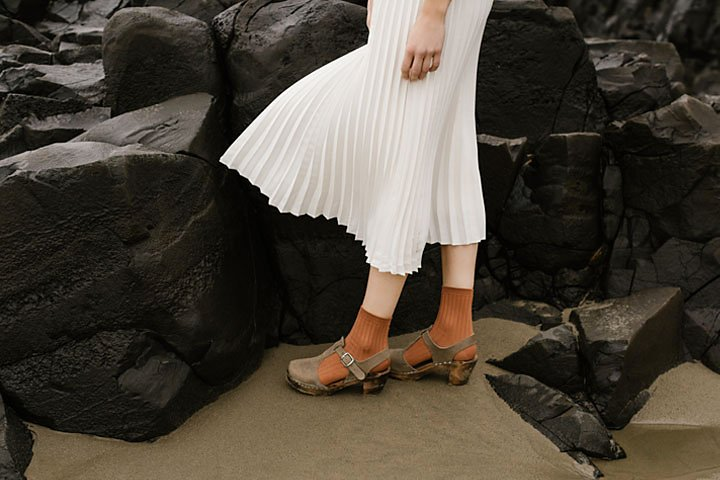
#> input picture images/highlights_and_shadows.jpg, 720 x 480 px, found by its file name
$ jupyter execute Question_02.ipynb
#> lines starting #> are read from the running program, lines starting #| are printed output that depends on the picture
<a href="https://colab.research.google.com/github/GeemaInduruwage/computer-vision-assignment-1/blob/main/Question_02.ipynb" target="_parent"></a>

# **Question 02**

This section addresses Question 02, which involves processing the `highlights_and_shadows.jpg` image.

#### (a) Apply gamma correction to the L plane in the L*a*b* color space and state the $\gamma$ value.

[cell 1]
from google.colab import files

print("Please select 'highlights_and_shadows.jpg' to upload.")
uploaded = files.upload()
#> the answer given: highlights_and_shadows.jpg

for filename in uploaded.keys():
  print(f'User uploaded file "{filename}" with length {len(uploaded[filename])} bytes')

# [5 lines of commented-out code are left out]

[cell 2]
import numpy as np
from PIL import Image
import matplotlib.pyplot as plt
from skimage import color

# Load the image
image_path_q2 = '/content/highlights_and_shadows.jpg'
original_image_rgb = Image.open(image_path_q2).convert('RGB')
#> original_image_rgb is the input picture: PIL image 720x480 RGB; mean R, G, B 75.7, 68.6, 58.1
original_image_np_rgb = np.array(original_image_rgb) / 255.0 # Normalize to [0, 1]

# Convert RGB to L*a*b*
image_lab = color.rgb2lab(original_image_np_rgb)
#> image_lab: shape (480, 720, 3) float64; mean of channels 0, 1, 2 27.9, 1.1, 7

# Extract the L plane (lightness)
l_plane = image_lab[:, :, 0]
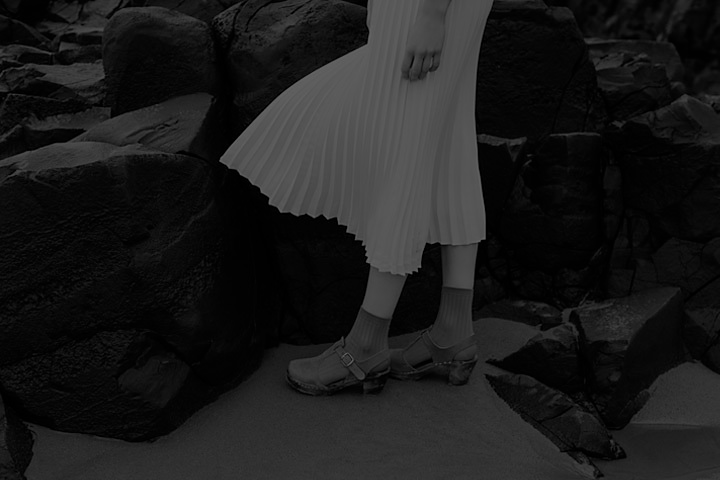
#> l_plane: shape (480, 720) float64; min 0, max 100, mean 27.9

# Display the original RGB image and the extracted L plane
fig, axes = plt.subplots(1, 2, figsize=(12, 6))

axes[0].imshow(original_image_np_rgb)
axes[0].set_title('Original RGB Image')
axes[0].axis('off')

axes[1].imshow(l_plane, cmap='gray')
axes[1].set_title('Original L Plane (L*a*b* color space)')
axes[1].axis('off')

plt.tight_layout()
plt.show()
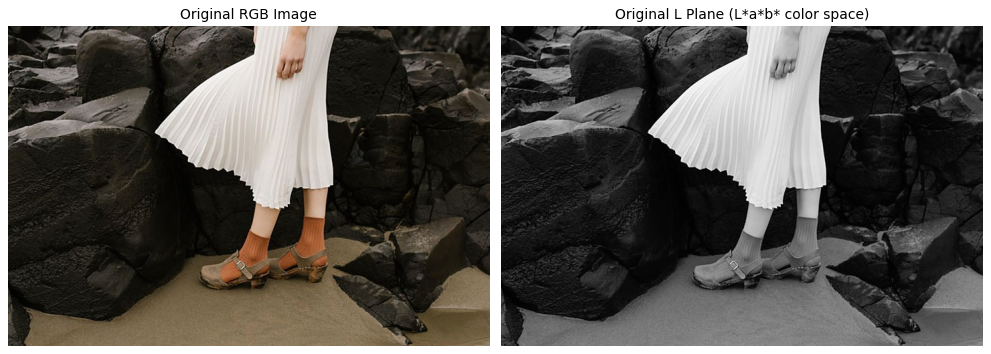
#> figure drawn by matplotlib, 2 panels

Applying gamma correction with a $\gamma$ value of **0.5** to the L plane will make the image brighter, enhancing details in the darker areas. This value is chosen to likely improve visibility in shadowed regions of the `highlights_and_shadows.jpg` image.

[cell 3]
# Define the gamma value
gamma_value = 0.5

# Apply gamma correction to the L plane
# First, normalize L plane to [0, 1] if not already (skimage rgb2lab outputs L in [0, 100])
l_plane_normalized = l_plane / 100.0
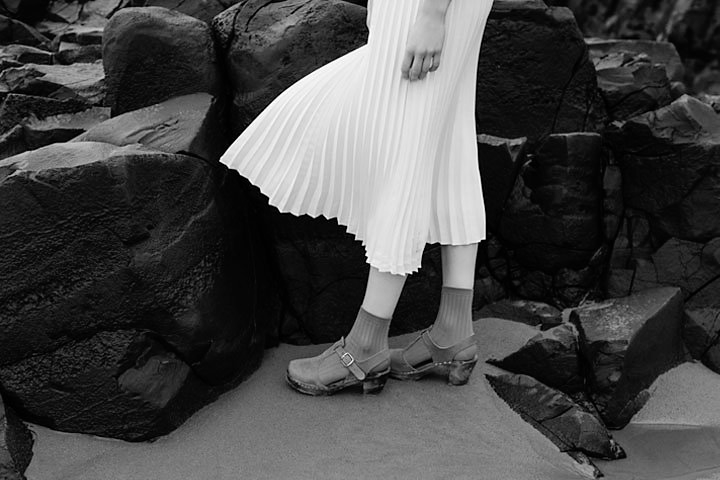
#> l_plane_normalized: shape (480, 720) float64; min 0, max 1, mean 0.279
gamma_corrected_l_plane_normalized = np.power(l_plane_normalized, gamma_value)
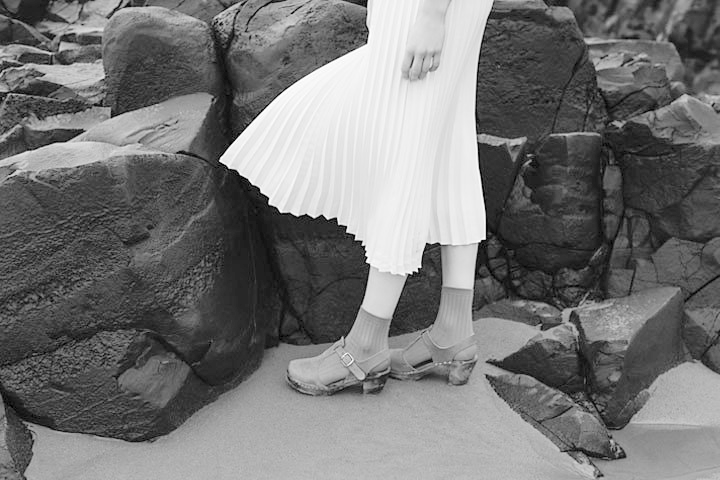
#> gamma_corrected_l_plane_normalized: shape (480, 720) float64; min 0, max 1, mean 0.462

# Scale back to [0, 100] for L*a*b* color space
gamma_corrected_l_plane = gamma_corrected_l_plane_normalized * 100.0
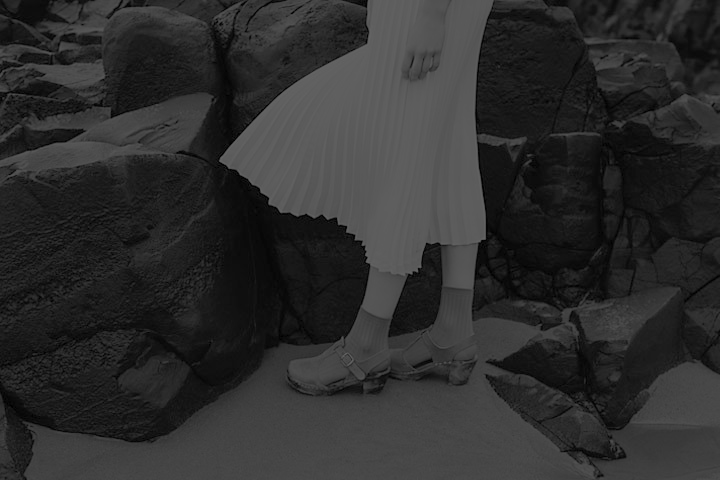
#> gamma_corrected_l_plane: shape (480, 720) float64; min 0, max 100, mean 46.2

# Recombine the corrected L plane with the original a and b planes
corrected_image_lab = np.copy(image_lab)
corrected_image_lab[:, :, 0] = gamma_corrected_l_plane
#> corrected_image_lab: shape (480, 720, 3) float64; mean of channels 0, 1, 2 46.2, 1.1, 7

# Convert back to RGB for display
corrected_image_rgb = color.lab2rgb(corrected_image_lab)
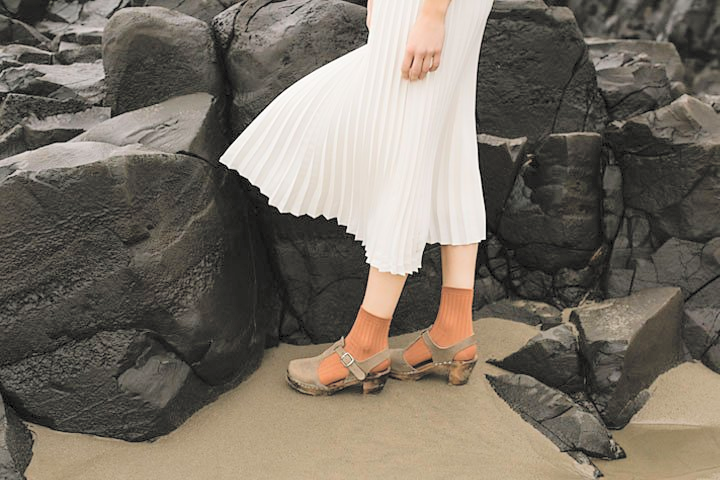
#> corrected_image_rgb: shape (480, 720, 3) float64; mean R, G, B 0.468, 0.437, 0.395

# Display the original and gamma-corrected images
fig, axes = plt.subplots(1, 2, figsize=(12, 6))

axes[0].imshow(original_image_np_rgb)
axes[0].set_title('Original RGB Image')
axes[0].axis('off')

axes[1].imshow(corrected_image_rgb)
axes[1].set_title(r'Gamma Corrected RGB Image ($\gamma={}$)' .format(gamma_value))
axes[1].axis('off')

plt.tight_layout()
plt.show()

#### (b) Show the histograms of the original and corrected images.

[cell 4]
# Plot histograms of the original and gamma-corrected L planes
plt.figure(figsize=(12, 5))

plt.subplot(1, 2, 1)
plt.hist(l_plane.flatten(), bins=256, range=(0, 100), color='gray', alpha=0.7)
plt.title('Histogram of Original L Plane')
plt.xlabel('L Value')
plt.ylabel('Frequency')
plt.grid(axis='y', alpha=0.75)

plt.subplot(1, 2, 2)
plt.hist(gamma_corrected_l_plane.flatten(), bins=256, range=(0, 100), color='blue', alpha=0.7)
plt.title(r'Histogram of Gamma Corrected L Plane ($\gamma={}$)' .format(gamma_value))
plt.xlabel('L Value')
plt.ylabel('Frequency')
plt.grid(axis='y', alpha=0.75)

plt.tight_layout()
plt.show()
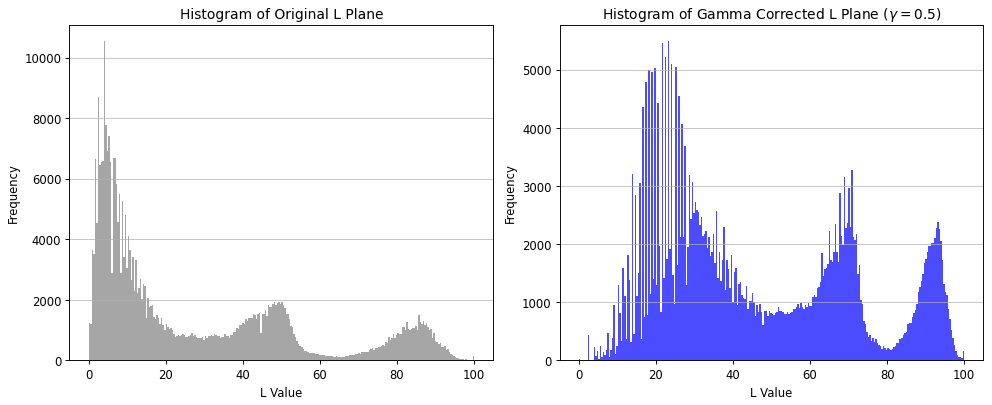
#> figure drawn by matplotlib, 2 panels; panel 1: tallest bar 10549 high, from x = 3.91 to 4.3; panel 2: tallest bar 5494 high, from x = 23.05 to 23.44

$ run again, with images/daisy.jpg copied over images/highlights_and_shadows.jpg
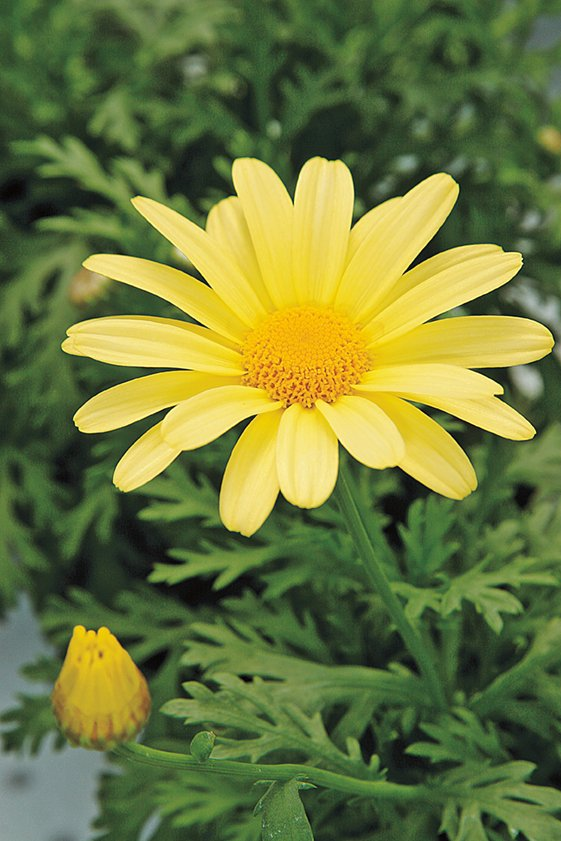
#> input picture images/daisy.jpg, 561 x 841 px, found by its file name
#> original_image_rgb is the input picture: PIL image 561x841 RGB; mean R, G, B 108.5, 120.3, 60.7
#> image_lab: shape (841, 561, 3) float64; mean of channels 0, 1, 2 47.5, -13.5, 29.2
#> corrected_image_lab: shape (841, 561, 3) float64; mean of channels 0, 1, 2 66.6, -13.5, 29.2
#> `corrected_image_rgb = color.lab2rgb(corrected_image_lab)`:
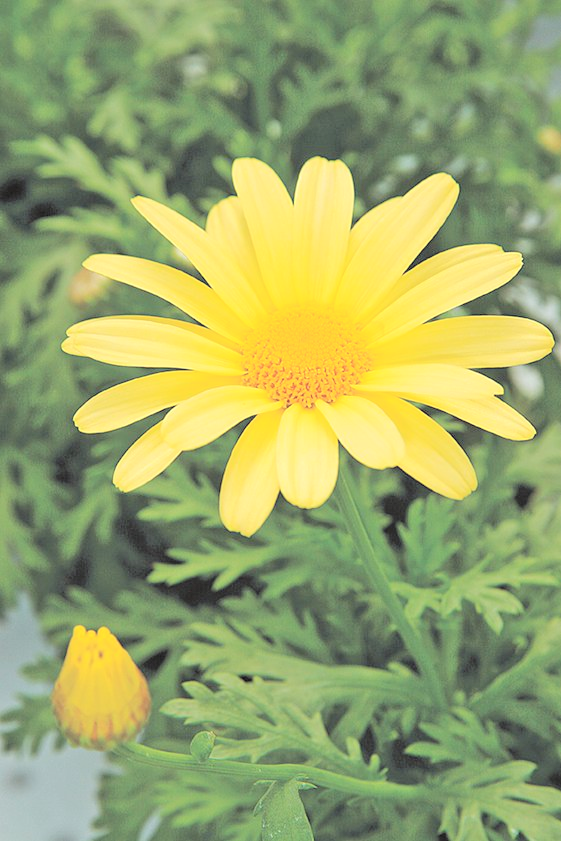
#> corrected_image_rgb: shape (841, 561, 3) float64; mean R, G, B 0.609, 0.662, 0.421
#> `plt.show()`:
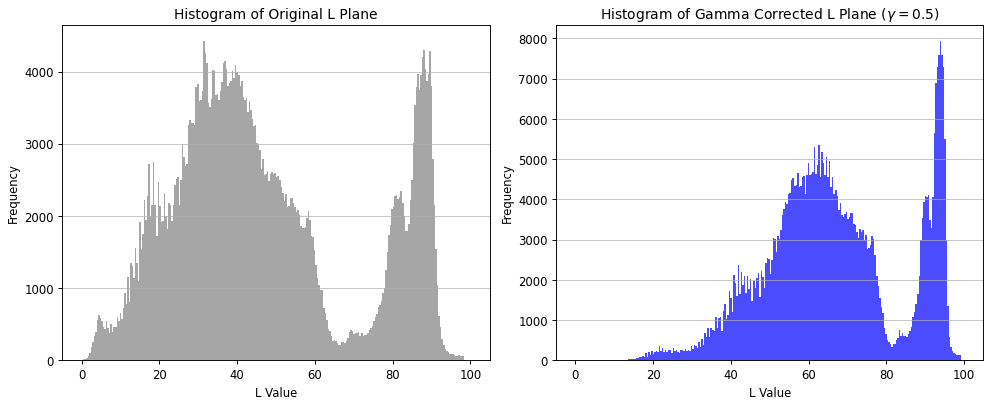
#> figure drawn by matplotlib, 2 panels; panel 1: tallest bar 4423 high, from x = 31.25 to 31.64; panel 2: tallest bar 7935 high, from x = 93.75 to 94.14

$ run again, with images/emma.jpg copied over images/highlights_and_shadows.jpg
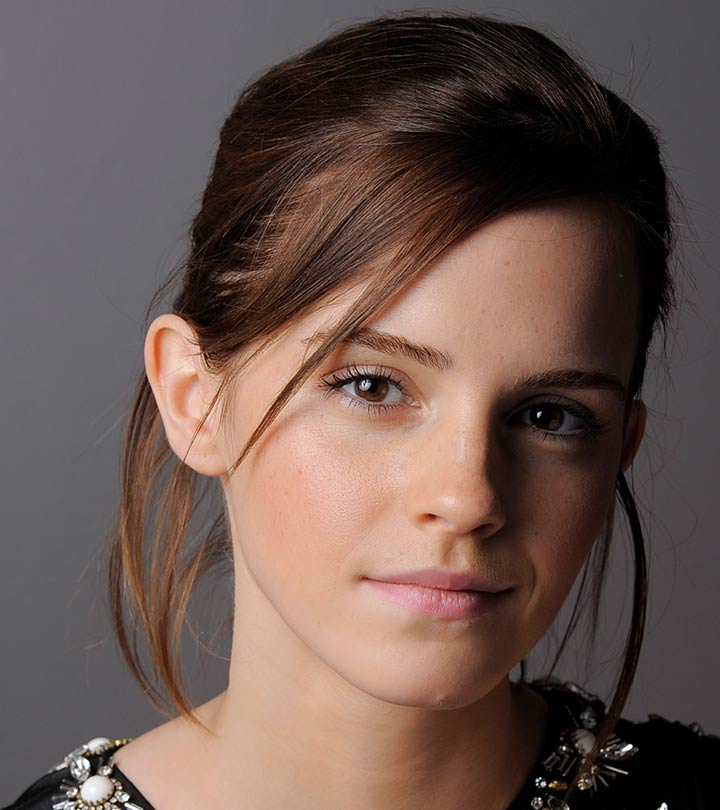
#> input picture images/emma.jpg, 720 x 810 px, found by its file name
#> original_image_rgb is the input picture: PIL image 720x810 RGB; mean R, G, B 106.8, 87.4, 80.1
#> image_lab: shape (810, 720, 3) float64; mean of channels 0, 1, 2 38, 6.8, 7
#> corrected_image_lab: shape (810, 720, 3) float64; mean of channels 0, 1, 2 57.2, 6.8, 7
#> `corrected_image_rgb = color.lab2rgb(corrected_image_lab)`:
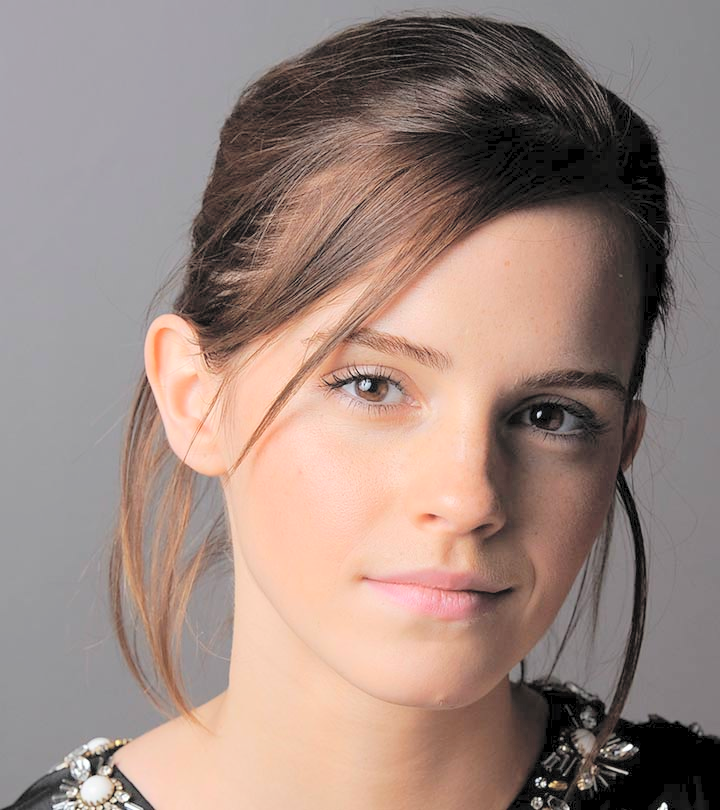
#> corrected_image_rgb: shape (810, 720, 3) float64; mean R, G, B 0.611, 0.53, 0.5
#> `plt.show()`:
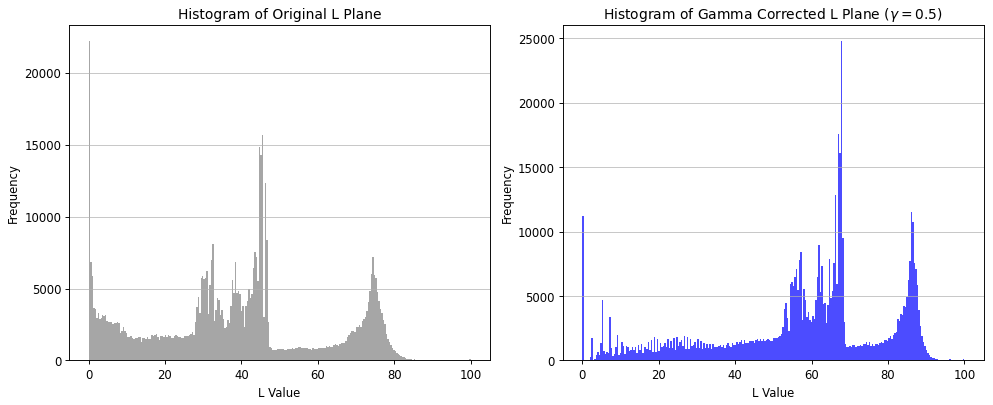
#> figure drawn by matplotlib, 2 panels; panel 1: tallest bar 22201 high, from x = 0 to 0.391; panel 2: tallest bar 24774 high, from x = 67.58 to 67.97
